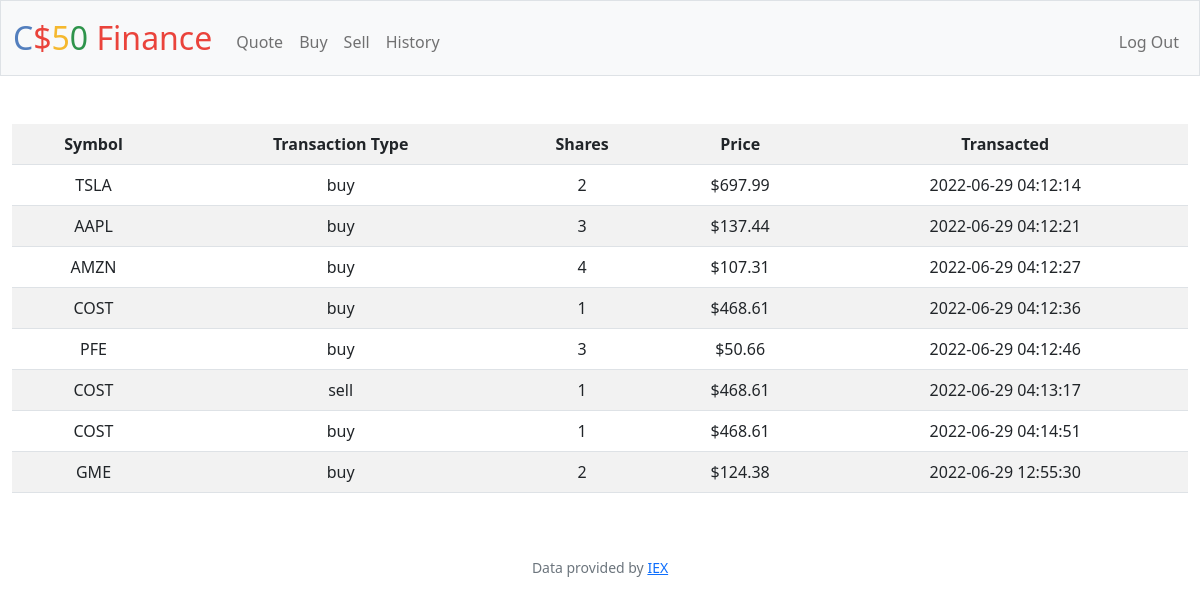
Page /history (signed in) on the committed database.
### tables this page shows
CREATE TABLE transactions 
(user_id INTEGER NOT NULL REFERENCES users(id),
transaction_type TEXT NOT NULL, 
name TEXT NOT NULL, 
symbol TEXT NOT NULL, 
shares INTEGER NOT NULL, 
price NUMERIC NOT NULL, 
time TIMESTAMP DEFAULT CURRENT_TIMESTAMP
);

### app.py (the view)
@app.route("/history")
@login_required
def history():
    user = session.get("user_id")
    stocks = db.execute("SELECT symbol, transaction_type, SUM(shares) AS shares, price, time FROM transactions WHERE user_id = ? GROUP BY time", user)
    if not stocks:
        return apology("you have no stocks")
    return render_template("history.html", stocks=stocks)

### app.py (called while the page is built)
@app.after_request
def after_request(response):
    response.headers["Cache-Control"] = "no-cache, no-store, must-revalidate"
    response.headers["Expires"] = 0
    response.headers["Pragma"] = "no-cache"
    return response

### helpers.py (called while the page is built)
def login_required(f):
    @wraps(f)
    def decorated_function(*args, **kwargs):
        if session.get("user_id") is None:
            return redirect("/login")
        return f(*args, **kwargs)
    return decorated_function

### templates/history.html (shortened to what this page needs)
{% extends "layout.html" %}
{% block main %}
    <table class="table table-striped" style="width:100%">
        <tr>
            <th>Symbol</th>
            <th>Transaction Type</th>
            <th>Shares</th>
            <th>Price</th>
            <th>Transacted</th>
        </tr>
        {% for stock in stocks %}
            <tr>
                <td>{{ stock.symbol }}</td>
                <td>{{ stock.transaction_type }}</td>
                <td>{{ stock.shares }}</td>
                <td>${{ stock.price }}</td>
                <td>{{ stock.time }}</td>
            </tr>
        {% endfor %}
    </table>
{% endblock %}

### rows in the picture
transactions: symbol "TSLA", transaction_type "buy", shares "2", price "697.99", time "2022-06-29 04:12:14"
transactions: symbol "AAPL", transaction_type "buy", shares "3", price "137.44", time "2022-06-29 04:12:21"
transactions: symbol "AMZN", transaction_type "buy", shares "4", price "107.31", time "2022-06-29 04:12:27"
transactions: symbol "COST", transaction_type "buy", shares "1", price "468.61", time "2022-06-29 04:12:36"
transactions: symbol "PFE", transaction_type "buy", shares "3", price "50.66", time "2022-06-29 04:12:46"
transactions: symbol "COST", transaction_type "sell", shares "1", price "468.61", time "2022-06-29 04:13:17"
transactions: symbol "COST", transaction_type "buy", shares "1", price "468.61", time "2022-06-29 04:14:51"
transactions: symbol "GME", transaction_type "buy", shares "2", price "124.38", time "2022-06-29 12:55:30"
